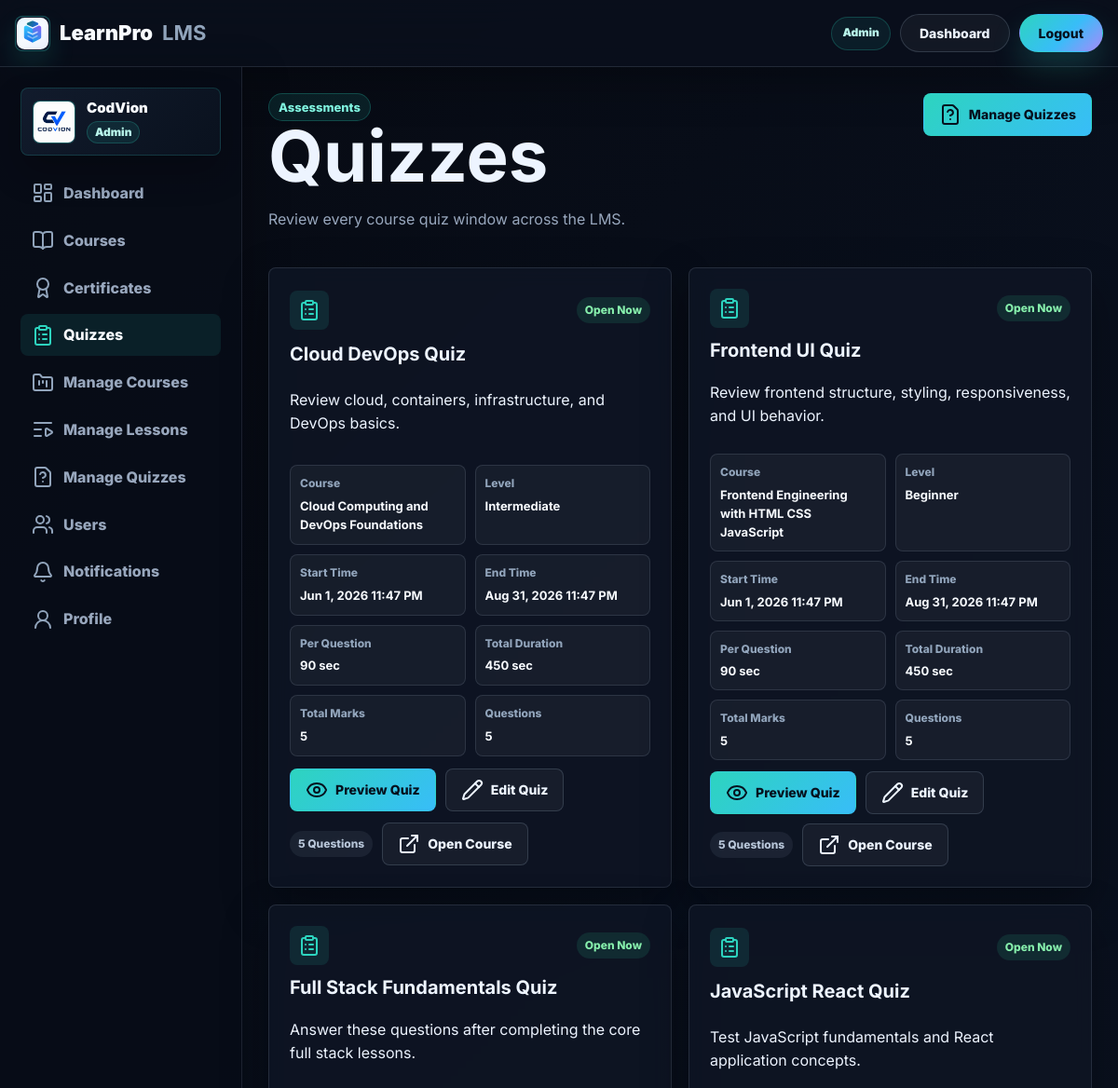
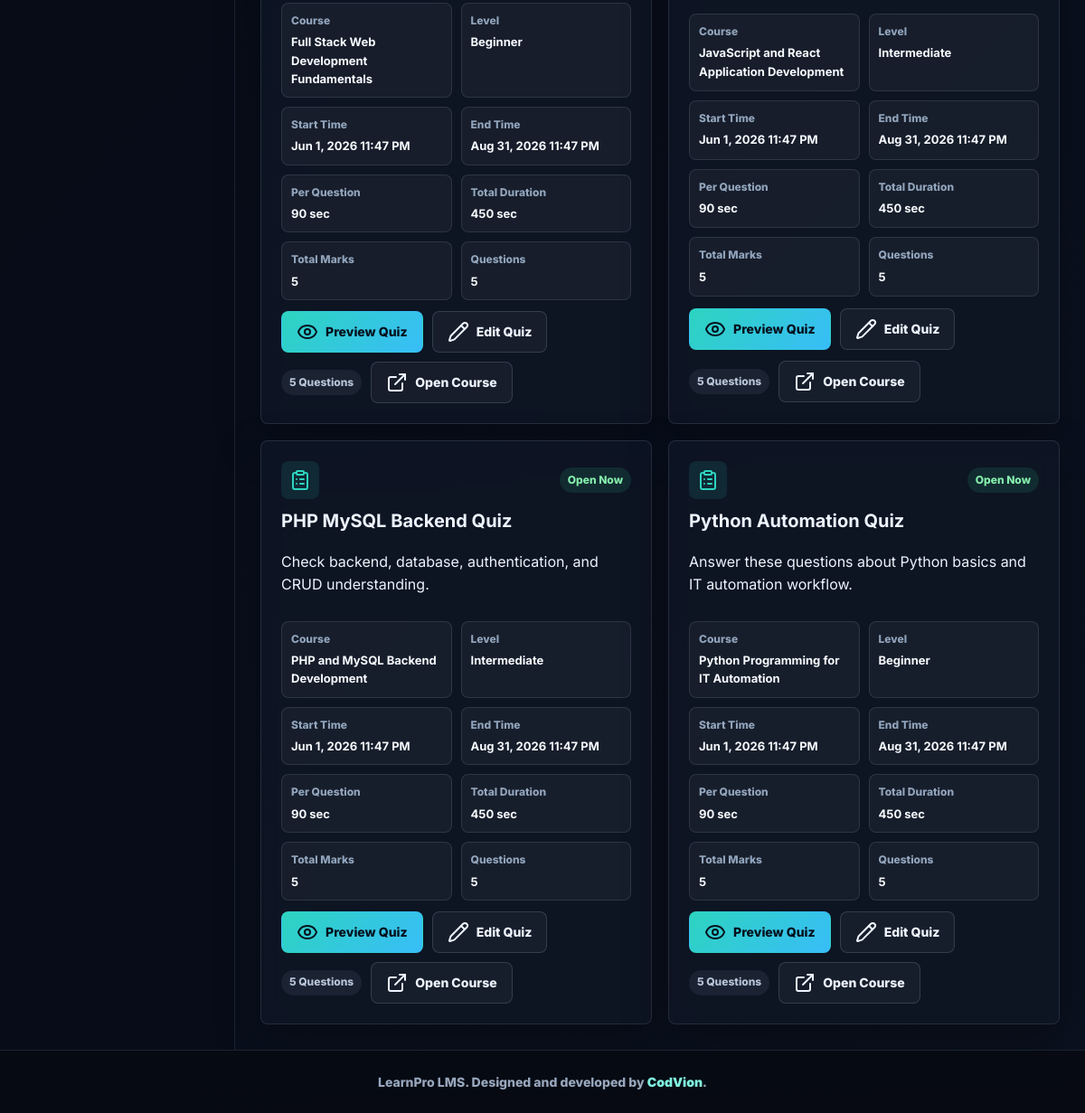
/quizzes.php (signed in), run on the app's committed database (2 pictures, top to bottom).
### tables this page shows
CREATE TABLE `quizzes` (
  `id` int(10) unsigned NOT NULL AUTO_INCREMENT,
  `course_id` int(10) unsigned NOT NULL,
  `title` varchar(180) NOT NULL,
  `instructions` text NOT NULL,
  `start_time` datetime NOT NULL,
  `end_time` datetime NOT NULL,
  `duration_seconds` int(10) unsigned NOT NULL DEFAULT 0,
  `total_marks` int(10) unsigned NOT NULL DEFAULT 10,
  `status` enum('draft','published') NOT NULL DEFAULT 'published',
  `created_at` timestamp NOT NULL DEFAULT current_timestamp(),
  `updated_at` timestamp NULL DEFAULT NULL ON UPDATE current_timestamp(),
  PRIMARY KEY (`id`),
  KEY `idx_quizzes_window` (`start_time`,`end_time`),
  KEY `idx_quizzes_course` (`course_id`),
  CONSTRAINT `fk_quizzes_course` FOREIGN KEY (`course_id`) REFERENCES `courses` (`id`) ON DELETE CASCADE
);

CREATE TABLE `courses` (
  `id` int(10) unsigned NOT NULL AUTO_INCREMENT,
  `title` varchar(180) NOT NULL,
  `category` varchar(90) NOT NULL,
  `level` enum('Beginner','Intermediate','Advanced') NOT NULL DEFAULT 'Beginner',
  `duration` varchar(60) NOT NULL,
  `price` decimal(10,2) NOT NULL DEFAULT 0.00,
  `cover_image` varchar(500) NOT NULL,
  `description` text NOT NULL,
  `status` enum('draft','published','archived') NOT NULL DEFAULT 'draft',
  `instructor_id` int(10) unsigned NOT NULL,
  `created_at` timestamp NOT NULL DEFAULT current_timestamp(),
  `updated_at` timestamp NULL DEFAULT NULL ON UPDATE current_timestamp(),
  PRIMARY KEY (`id`),
  KEY `idx_courses_instructor` (`instructor_id`),
  KEY `idx_courses_status` (`status`),
  CONSTRAINT `fk_courses_instructor` FOREIGN KEY (`instructor_id`) REFERENCES `login_system` (`id`) ON DELETE CASCADE
);

### quizzes.php (the view, shortened to what this page needs)
<?php
require_once 'config.php';
$user_id = (int) $_SESSION['user_id'];
$role = $_SESSION['role'];
$now_time = time();
$seconds_per_question = 90;
$selected_course_id = (int) ($_GET['course_id'] ?? 0);
$selected_course = null;
if ($role === 'student') {
    if ($selected_course_id > 0) {
        $stmt = $conn->prepare('SELECT q.*, c.id AS course_id, c.title AS course_title, c.category, c.level, e.progress_percent, qa.id AS attempt_id, qa.score AS attempt_score, qa.total_marks AS attempt_total, qa.submitted_at AS attempted_at, (SELECT COUNT(*) FROM quiz_questions qq WHERE qq.quiz_id = q.id) AS question_count FROM quizzes q INNER JOIN courses c ON q.course_id = c.id INNER JOIN enrollments e ON e.course_id = c.id AND e.user_id = ? LEFT JOIN quiz_attempts qa ON qa.quiz_id = q.id AND qa.user_id = ? WHERE q.status = ? AND c.status = ? AND c.id = ? ORDER BY q.start_time ASC, c.title ASC');
        $stmt->execute([$user_id, $user_id, 'published', 'published', $selected_course_id]);
    } else {
        $stmt = $conn->prepare('SELECT q.*, c.id AS course_id, c.title AS course_title, c.category, c.level, e.progress_percent, qa.id AS attempt_id, qa.score AS attempt_score, qa.total_marks AS attempt_total, qa.submitted_at AS attempted_at, (SELECT COUNT(*) FROM quiz_questions qq WHERE qq.quiz_id = q.id) AS question_count FROM quizzes q INNER JOIN courses c ON q.course_id = c.id INNER JOIN enrollments e ON e.course_id = c.id AND e.user_id = ? LEFT JOIN quiz_attempts qa ON qa.quiz_id = q.id AND qa.user_id = ? WHERE q.status = ? AND c.status = ? ORDER BY q.start_time ASC, c.title ASC');
        $stmt->execute([$user_id, $user_id, 'published', 'published']);
    }
} else {
    if ($selected_course_id > 0) {
        $stmt = $conn->prepare('SELECT q.*, c.id AS course_id, c.title AS course_title, c.category, c.level, 0 AS progress_percent, NULL AS attempt_id, NULL AS attempt_score, NULL AS attempt_total, NULL AS attempted_at, (SELECT COUNT(*) FROM quiz_questions qq WHERE qq.quiz_id = q.id) AS question_count FROM quizzes q INNER JOIN courses c ON q.course_id = c.id WHERE c.id = ? ORDER BY q.start_time ASC, c.title ASC');
        $stmt->execute([$selected_course_id]);
    } else {
        $stmt = $conn->prepare('SELECT q.*, c.id AS course_id, c.title AS course_title, c.category, c.level, 0 AS progress_percent, NULL AS attempt_id, NULL AS attempt_score, NULL AS attempt_total, NULL AS attempted_at, (SELECT COUNT(*) FROM quiz_questions qq WHERE qq.quiz_id = q.id) AS question_count FROM quizzes q INNER JOIN courses c ON q.course_id = c.id ORDER BY q.start_time ASC, c.title ASC');
        $stmt->execute();
    }
}
$quizzes = $stmt->fetchAll();
?>
<!doctype html>
<html lang="en">
<head>
    <link rel="stylesheet" href="assets/css/style.css">
</head>
<body>
    <?php include 'partials/learnpro-header.php'; ?>
    <div class="app-layout">
        <aside class="sidebar">
            <?php include 'partials/sidebar-profile.php'; ?>
            <nav class="side-links">
                <a href="dashboard.php"><i data-lucide="layout-dashboard"></i> Dashboard</a>
                <a href="courses.php"><i data-lucide="book-open"></i> Courses</a>
                <a href="certificates.php"><i data-lucide="award"></i> Certificates</a>
                <a class="active" href="quizzes.php"><i data-lucide="clipboard-list"></i> Quizzes</a>
                <?php if ($role === 'admin' || $role === 'instructor'): ?>
                    <a href="manage_courses.php"><i data-lucide="folder-kanban"></i> Manage Courses</a>
                    <a href="manage_lessons.php"><i data-lucide="list-video"></i> Manage Lessons</a>
                    <a href="manage_quizzes.php"><i data-lucide="file-question"></i> Manage Quizzes</a>
                <?php endif; ?>
                <?php if ($role === 'admin'): ?>
                    <a href="users.php"><i data-lucide="users"></i> Users</a>
                <?php endif; ?>
                <a href="notifications.php"><i data-lucide="bell"></i> Notifications</a>
                <a href="profile.php"><i data-lucide="user-round"></i> Profile</a>
            </nav>
        </aside>
        <main class="page-main">
            <section class="page-top">
                <div>
                    <span class="eyebrow">Assessments</span>
                    <h1><?php echo $selected_course ? 'Course Quizzes' : 'Quizzes'; ?></h1>
                    <?php if ($selected_course): ?>
                        <p>Showing quizzes only for <?php echo htmlspecialchars($selected_course['title'], ENT_QUOTES, 'UTF-8'); ?>.</p>
                    <?php elseif ($role === 'student'): ?>
                        <p>View course quizzes for your enrolled courses, including start and end time.</p>
                    <?php elseif ($role === 'instructor'): ?>
                        <p>Review quiz windows attached to your courses.</p>
                    <?php else: ?>
                        <p>Review every course quiz window across the LMS.</p>
                    <?php endif; ?>
                </div>
                <div class="actions">
                    <?php if ($role === 'admin' || $role === 'instructor'): ?>
                        <a class="btn primary" href="manage_quizzes.php<?php echo $selected_course_id > 0 ? '?course_id=' . (int) $selected_course_id : ''; ?>"><i data-lucide="file-question"></i> Manage Quizzes</a>
                    <?php elseif (!$selected_course): ?>
                        <a class="btn" href="courses.php"><i data-lucide="book-open"></i> Courses</a>
                    <?php endif; ?>
                </div>
            </section>
            <?php if (count($quizzes) > 0): ?>
                <section class="quiz-grid">
                    <?php foreach ($quizzes as $quiz): ?>
                        <?php
                        $quiz_start_time = strtotime($quiz['start_time']);
                        $quiz_end_time = strtotime($quiz['end_time']);
                        $quiz_total_duration_seconds = (int) $quiz['question_count'] * $seconds_per_question;
                        $quiz_state = 'closed';
                        $quiz_state_text = 'Closed';
                        if ($now_time < $quiz_start_time) {
                            $quiz_state = 'upcoming';
                            $quiz_state_text = 'Upcoming';
                        } elseif ($now_time >= $quiz_start_time && $now_time <= $quiz_end_time) {
                            $quiz_state = 'open';
                            $quiz_state_text = 'Open Now';
                        }
                        ?>
                        <article class="panel quiz-card">
                            <div class="quiz-card-head">
                                <span class="feature-icon"><i data-lucide="clipboard-list"></i></span>
                                <span class="tag <?php echo htmlspecialchars($quiz_state, ENT_QUOTES, 'UTF-8'); ?>"><?php echo htmlspecialchars($quiz_state_text, ENT_QUOTES, 'UTF-8'); ?></span>
                            </div>
                            <h3><?php echo htmlspecialchars($quiz['title'], ENT_QUOTES, 'UTF-8'); ?></h3>
                            <p><?php echo htmlspecialchars($quiz['instructions'], ENT_QUOTES, 'UTF-8'); ?></p>
                            <div class="quiz-meta">
                                <span>Course<strong><?php echo htmlspecialchars($quiz['course_title'], ENT_QUOTES, 'UTF-8'); ?></strong></span>
                                <span>Level<strong><?php echo htmlspecialchars($quiz['level'], ENT_QUOTES, 'UTF-8'); ?></strong></span>
                                <span>Start Time<strong><?php echo htmlspecialchars(date('M j, Y h:i A', $quiz_start_time), ENT_QUOTES, 'UTF-8'); ?></strong></span>
                                <span>End Time<strong><?php echo htmlspecialchars(date('M j, Y h:i A', $quiz_end_time), ENT_QUOTES, 'UTF-8'); ?></strong></span>
                                <span>Per Question<strong><?php echo (int) $seconds_per_question; ?> sec</strong></span>
                                <span>Total Duration<strong><?php echo (int) $quiz_total_duration_seconds; ?> sec</strong></span>
                                <span>Total Marks<strong><?php echo (int) $quiz['total_marks']; ?></strong></span>
                                <span>Questions<strong><?php echo (int) $quiz['question_count']; ?></strong></span>
                            </div>
                            <div class="form-actions">
                                <?php if ($role === 'student'): ?>
                                    <?php if ($quiz['attempt_id']): ?>
                                        <a class="btn primary" href="quiz.php?id=<?php echo (int) $quiz['id']; ?>"><i data-lucide="badge-check"></i> View Result</a>
                                    <?php elseif ($quiz_state === 'open' && (int) $quiz['question_count'] > 0): ?>
                                        <a class="btn primary" href="quiz.php?id=<?php echo (int) $quiz['id']; ?>"><i data-lucide="play-circle"></i> Start Quiz</a>
                                    <?php elseif ($quiz_state === 'upcoming'): ?>
                                        <span class="btn disabled"><i data-lucide="clock"></i> Starts Soon</span>
                                    <?php else: ?>
                                        <span class="btn disabled"><i data-lucide="lock"></i> Closed</span>
                                    <?php endif; ?>
                                <?php else: ?>
                                    <a class="btn primary" href="quiz.php?id=<?php echo (int) $quiz['id']; ?>"><i data-lucide="eye"></i> Preview Quiz</a>
                                    <a class="btn" href="manage_quizzes.php?course_id=<?php echo (int) $quiz['course_id']; ?>&edit=<?php echo (int) $quiz['id']; ?>"><i data-lucide="pencil"></i> Edit Quiz</a>
                                    <span class="tag"><?php echo (int) $quiz['question_count']; ?> Questions</span>
                                <?php endif; ?>
                                <a class="btn" href="course.php?id=<?php echo (int) $quiz['course_id']; ?>"><i data-lucide="external-link"></i> Open Course</a>
                            </div>
                        </article>
                    <?php endforeach; ?>
                </section>
            <?php endif; ?>
        </main>
    </div>
    <?php include 'partials/learnpro-footer.php'; ?>
</body>
</html>

### data on the page
quizzes: quiz_state_text "Open Now", title "Cloud DevOps Quiz", instructions "Review cloud, containers, infrastructure, and DevOps basics.", course.title "Cloud Computing and DevOps Foundations", course.level "Intermediate", start_time "Jun 1, 2026 11:47 PM", end_time "Aug 31, 2026 11:47 PM", quiz_total_duration_seconds "450", total_marks "5", question_count "5"
quizzes: quiz_state_text "Open Now", title "Frontend UI Quiz", instructions "Review frontend structure, styling, responsiveness, and UI behavior.", course.title "Frontend Engineering with HTML CSS JavaScript", course.level "Beginner", start_time "Jun 1, 2026 11:47 PM", end_time "Aug 31, 2026 11:47 PM", quiz_total_duration_seconds "450", total_marks "5", question_count "5"
quizzes: quiz_state_text "Open Now", title "Full Stack Fundamentals Quiz", instructions "Answer these questions after completing the core full stack lessons.", course.title "Full Stack Web Development Fundamentals", course.level "Beginner", start_time "Jun 1, 2026 11:47 PM", end_time "Aug 31, 2026 11:47 PM", quiz_total_duration_seconds "450", total_marks "5", question_count "5"
quizzes: quiz_state_text "Open Now", title "JavaScript React Quiz", instructions "Test JavaScript fundamentals and React application concepts.", course.title "JavaScript and React Application Development", course.level "Intermediate", start_time "Jun 1, 2026 11:47 PM", end_time "Aug 31, 2026 11:47 PM", quiz_total_duration_seconds "450", total_marks "5", question_count "5"
quizzes: quiz_state_text "Open Now", title "PHP MySQL Backend Quiz", instructions "Check backend, database, authentication, and CRUD understanding.", course.title "PHP and MySQL Backend Development", course.level "Intermediate", start_time "Jun 1, 2026 11:47 PM", end_time "Aug 31, 2026 11:47 PM", quiz_total_duration_seconds "450", total_marks "5", question_count "5"
quizzes: quiz_state_text "Open Now", title "Python Automation Quiz", instructions "Answer these questions about Python basics and IT automation workflow.", course.title "Python Programming for IT Automation", course.level "Beginner", start_time "Jun 1, 2026 11:47 PM", end_time "Aug 31, 2026 11:47 PM", quiz_total_duration_seconds "450", total_marks "5", question_count "5"

### other printed values
$learnpro_header_role "Admin"
$learnpro_header_plain_text "Dashboard"
$learnpro_header_cta_text "Logout"
$sidebar_profile_name "CodVion"
$sidebar_profile_role "Admin"
